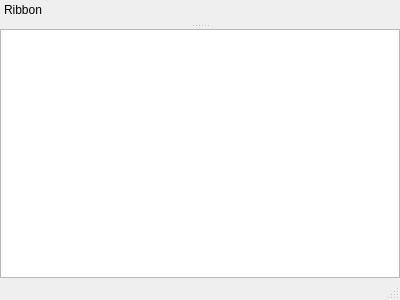
<?xml version="1.0" encoding="UTF-8"?>
<ui version="4.0">
 <class>MainWindow</class>
 <widget class="QMainWindow" name="MainWindow">
  <property name="geometry">
   <rect>
    <x>0</x>
    <y>0</y>
    <width>400</width>
    <height>300</height>
   </rect>
  </property>
  <property name="font">
   <font>
    <family>Segoe UI</family>
   </font>
  </property>
  <property name="windowTitle">
   <string>Qt-Ribbon-Widget</string>
  </property>
  <property name="styleSheet">
   <string notr="true">QTabWidget::pane { border: 0; }</string>
  </property>
  <widget class="QWidget" name="centralWidget">
   <layout class="QGridLayout" name="gridLayout_2">
    <property name="leftMargin">
     <number>0</number>
    </property>
    <property name="topMargin">
     <number>0</number>
    </property>
    <property name="rightMargin">
     <number>0</number>
    </property>
    <property name="bottomMargin">
     <number>0</number>
    </property>
    <property name="spacing">
     <number>0</number>
    </property>
    <item row="0" column="0">
     <widget class="QTextEdit" name="textEdit"/>
    </item>
   </layout>
  </widget>
  <widget class="QStatusBar" name="statusBar"/>
  <widget class="QDockWidget" name="ribbonDockWidget">
   <property name="sizePolicy">
    <sizepolicy hsizetype="Preferred" vsizetype="Minimum">
     <horstretch>0</horstretch>
     <verstretch>0</verstretch>
    </sizepolicy>
   </property>
   <property name="features">
    <set>QDockWidget::NoDockWidgetFeatures</set>
   </property>
   <property name="allowedAreas">
    <set>Qt::TopDockWidgetArea</set>
   </property>
   <property name="windowTitle">
    <string>Ribbon</string>
   </property>
   <attribute name="dockWidgetArea">
    <number>4</number>
   </attribute>
   <widget class="QWidget" name="ribbonDockWidgetContents">
    <property name="sizePolicy">
     <sizepolicy hsizetype="Preferred" vsizetype="Minimum">
      <horstretch>0</horstretch>
      <verstretch>0</verstretch>
     </sizepolicy>
    </property>
    <layout class="QGridLayout" name="gridLayout">
     <property name="leftMargin">
      <number>0</number>
     </property>
     <property name="topMargin">
      <number>0</number>
     </property>
     <property name="rightMargin">
      <number>0</number>
     </property>
     <property name="bottomMargin">
      <number>0</number>
     </property>
     <property name="spacing">
      <number>0</number>
     </property>
     <item row="0" column="0">
      <widget class="Ribbon" name="ribbonTabWidget">
       <property name="sizePolicy">
        <sizepolicy hsizetype="Expanding" vsizetype="Minimum">
         <horstretch>0</horstretch>
         <verstretch>0</verstretch>
        </sizepolicy>
       </property>
      </widget>
     </item>
    </layout>
   </widget>
  </widget>
 </widget>
 <layoutdefault spacing="6" margin="11"/>
 <customwidgets>
  <customwidget>
   <class>Ribbon</class>
   <extends>QTabWidget</extends>
   <header location="global">ribbon.h</header>
   <container>1</container>
  </customwidget>
 </customwidgets>
 <resources/>
 <connections/>
</ui>
